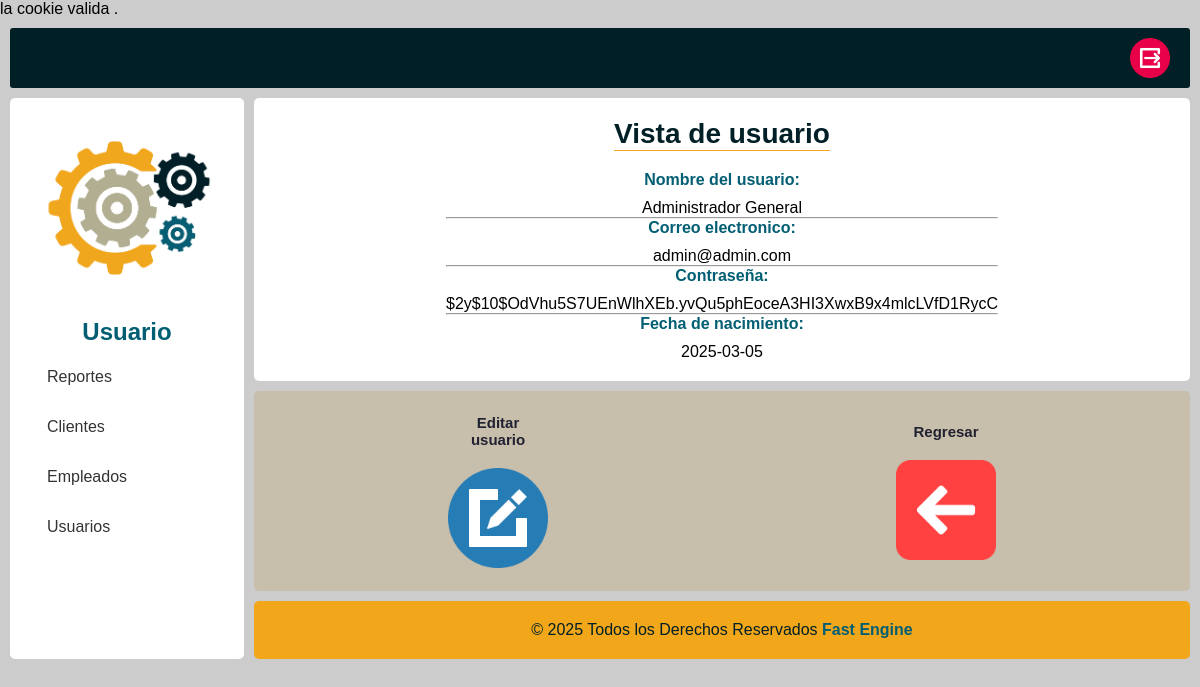
Screenshot of /ver-usuario.php?id=1 (signed in) with the database file from the repository.
### tables this page shows
CREATE TABLE `usuarios` (
  `ID_usuario` int(10) NOT NULL,
  `nombre` varchar(50) NOT NULL,
  `apellido` varchar(50) NOT NULL,
  `email` varchar(50) NOT NULL,
  `contrasena` varchar(100) NOT NULL,
  `fecha_nacimiento` date NOT NULL
);

### ver-usuario.php (the view, shortened to what this page needs)
<!DOCTYPE html>
<html lang="en">
<head>
    <link rel="stylesheet" type="text/css" href="css/style-principal.css">
    <link rel="stylesheet" type="text/css" href="css/style-usuario.css">
</head>
<body>
    <div class="div-1200px">
        <div class="div-flex">
            <div class="container">
                <?php include 'utils/navbar.php' ?>
                <div class="sub-container">
                    <?php
                    include 'utils/sidebar.php';
                    ?>
                    <div class="main-container">
                        <div class="main">
                            <h1 class="main-titulo">Vista de usuario </h1>
                            <div class="div-usuario">
                                <div class="vista">
                                    <?php
                                    require "conn.php";
                                    $id_usuario = $_GET["id"];
                                    $todos = "SELECT * FROM usuarios WHERE ID_usuario = '$id_usuario' ";
                                    $resultado = mysqli_query($conectar, $todos);
                                    $fila = $resultado->fetch_array();
                                    ?>
                                    <p class='text-bold'>Nombre del usuario:</p>
                                    <p><?php echo $fila["nombre"] . "&nbsp;" . $fila["apellido"] . "<hr>"; ?></p>
                                    <p class='text-bold'>Correo electronico:</p>
                                    <p><?php echo $fila["email"] . "<br>" . "<hr>"; ?></p>
                                    <p class='text-bold'>Contraseña:</p>
                                    <?php echo $fila["contrasena"] . "<br>" . "<hr>"; ?>
                                    <p class='text-bold'>Fecha de nacimiento:</p>
                                    <?php echo $fila["fecha_nacimiento"] . "<br>"; ?>
                                </div>
                            </div>
                        </div>
                        <div class="content">
                            <div class="content1">
                                <div class="btn icon">
                                    <h2 class="main-subtitulo">Editar usuario</h2>
                                    <a  href="editar-usuario.php?id=<?php echo $fila['ID_usuario']; ?>">
                                        <img src="img/edit.png" alt="">
                                    </a>
                                </div>
                                <div class="btn icon">
                                    <h2 class="main-subtitulo">Regresar</h2>
                                    <a  href="usuarios.php">
                                        <img src="img/back.png" alt="">
                                    </a>
                                </div>
                            </div>
                            <?php include 'utils/footer.php' ?>
                        </div>
                    </div>
                </div>
            </div>
        </div>
    </div>
</body>
</html>

### css/style-principal.css (style rules this page uses)
* { margin: 0; padding: 0; box-sizing: border-box; }
:root { --color1: #ccc; --colorWhite: #ffff; --colorBlack: #202131; --colorHover: #3D3D3D; --color2: #011F26; --color3: #025E73; --color4: #F2A71B; --color5: #BFB78F; --color6: #A5A692; --color7: #84B026; --color8: #D92525; --color9: #C7BEAB; }
body { font-family: Arial, sans-serif; background-color: var(--color1); }
.div-flex { display: flex; justify-items: center; align-items: flex-start; min-height: 100vh; }
.container { width: 100%; display: flex; flex-wrap: wrap; margin: 10px; gap: 10px; font-weight: 17px; }
.container > div { flex: 100%; }
.sub-container { display: flex; flex-wrap: wrap; gap: 10px; }
.main-container { flex: 4; display: flex; flex-wrap: wrap; gap: 10px; }
.main-container > div { flex: 100%; }
.main { min-height: 250px; background-color: var(--colorWhite); padding: 20px; flex-direction: column; align-items: center; text-align: center; }
.main-titulo { color: var(--color2); font-size: 28px; font-weight: bold; margin-bottom: 20px; text-align: center; border-bottom: 1px solid var(--color4); }
.main-subtitulo { color: var(--colorBlack); font-size: 15px; margin-bottom: 20px; text-align: center; }
.content { display: flex; flex-wrap: wrap; gap: 10px; }
.content1 , .content2 { min-height: 200px; padding: 20px; background-color: var(--color9); align-items: center; text-align: center; flex: 1; }
.footer p, a { color: var(--color2); margin: 0; }
.sidebar, .main, .content >div { display: flex; justify-content: center; border-radius: 5px; }

### css/style-usuario.css (style rules this page uses)
:root { --color1: #ccc; --colorWhite: #ffff; --colorBlack: #202131; --colorHover: #3D3D3D; --color2: #011F26; --color3: #025E73; --color4: #F2A71B; --color5: #BFB78F; --color6: #A5A692; --color7: #84B026; --color8: #D92525; --color9: #C7BEAB; }
.div-add , .icon { max-width: 100px; margin: auto; }
.div-add img ,.icon img { width: 100%; height: auto; }
.text-bold { font-weight: bold; margin-bottom: 10px; color: var(--color3); }

### rows the page displays
usuarios: nombre "Administrador", apellido "General", email "admin@admin.com", contrasena "$2y$10$OdVhu5S7UEnWlhXEb.yvQu5phEoceA3HI3XwxB9x4mlcLVfD1RycC", fecha_nacimiento "2025-03-05"

### other values shown
date ("Y") "2025"
